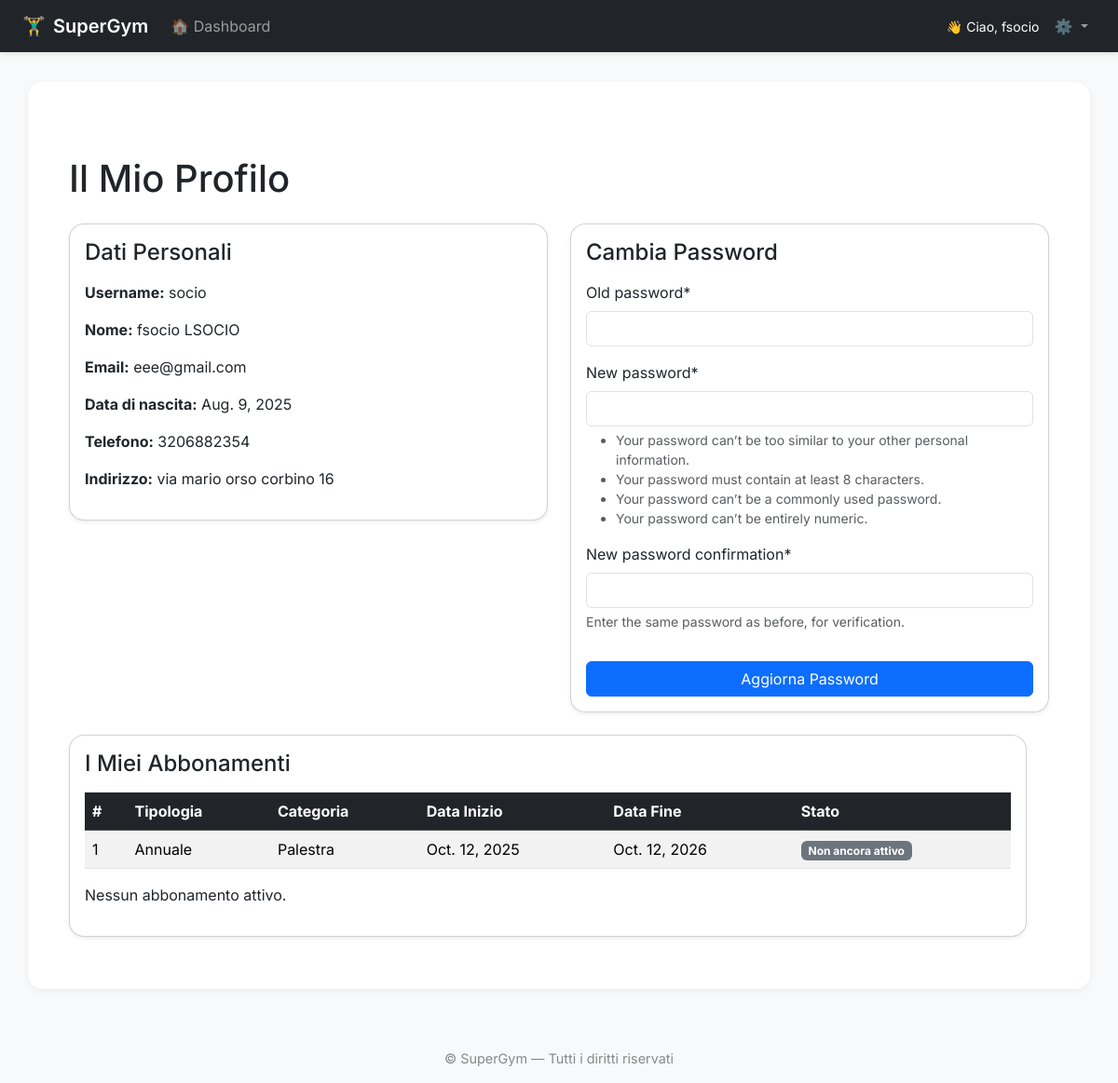
Page /members/profile/ (signed in) on the earlier database version.
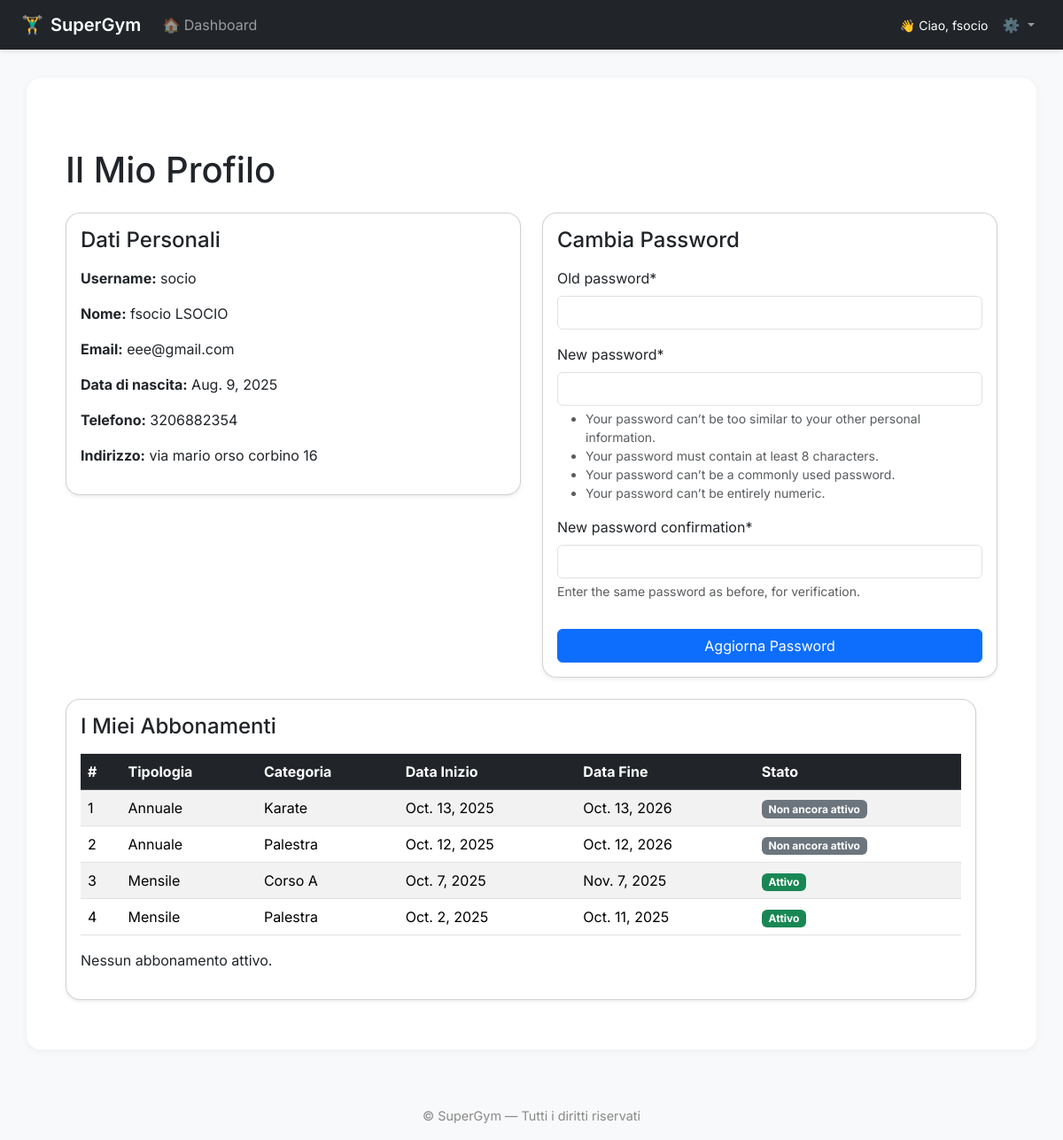
Same page on the later database version.
### members/models.py (models this page shows, shortened)
class Subscription(models.Model):
    class SubscriptionType(models.TextChoices):
        MONTHLY = 'MONTHLY', _('Mensile')
        SEMESTRAL = 'SEMESTRAL', _('Semestrale')
        ANNUAL = 'ANNUAL', _('Annuale')
    class Category(models.TextChoices):
        GYM = 'GYM', _('Palestra')
        COURSE_A = 'COURSE_A', _('Corso A')
        KARATE = 'KARATE', _('Karate')
    member = models.ForeignKey(
        Member,
        on_delete=models.CASCADE,
        related_name="subscriptions",
        verbose_name=_("Socio")
    )
    subscription_type = models.CharField(
        max_length=20,
        choices=SubscriptionType.choices,
        verbose_name=_("Tipologia abbonamento")
    )
    category = models.CharField(
        max_length=20,
        choices=Category.choices,
        verbose_name=_("Categoria")
    )
    start_date = models.DateField(verbose_name=_("Data inizio"))
    end_date = models.DateField(verbose_name=_("Data fine"), null=True, blank=True)
    class Meta:
        verbose_name = _("Abbonamento")
        verbose_name_plural = _("Abbonamenti")
        ordering = ['-end_date']
    def __str__(self):
        return f"{self.get_subscription_type_display()} - {self.get_category_display()} per {self.member}"

### members/views.py (the view)
# urls.py: path("profile/", views.profile, name="profile"),
@login_required
def profile(request):
    user = request.user
    messages = []
    if request.method == 'POST':
        password_form = PasswordChangeForm(user, request.POST)
        if password_form.is_valid():
            password_form.save()
            messages.append({'tags': 'success', 'message': 'Password aggiornata con successo.'})
        else:
            messages.append({'tags': 'danger', 'message': 'Errore nell\'aggiornamento della password.'})
    else:
        password_form = PasswordChangeForm(user)
    today = timezone.now().date()
    subscriptions = Subscription.objects.filter(member_id=user).order_by('-start_date')
    subscriptions_list = []
    for sub in subscriptions:
        if sub.start_date > today:
            status = "Non ancora attivo"
        elif sub.end_date and sub.end_date < today:
            status = "Scaduto"
        else:
            status = "Attivo"
        subscriptions_list.append({
            'subscription': sub,
            'status': status
        })
    context = {
        'user': user,
        'password_form': password_form,
        'messages': messages,
        'subscriptions_list': subscriptions_list,
    }
    print(subscriptions_list)
    return render(request, "members/profile.html", context )

### members/models.py (called while the page is built)
    def __str__(self):
        if self.first_name and self.last_name:
            return f"{self.first_name} {self.last_name}"
        return self.username

### members/templates/members/profile.html (shortened to what this page needs)
{% extends "base.html" %}
{% load crispy_forms_tags %}
{% block content %}
<div class="container mt-5">
    <h1 class="mb-4">Il Mio Profilo</h1>
    <div class="row">
        <div class="col-md-6 col-sm-12 mb-4">
            <div class="card shadow-sm">
                <div class="card-body">
                    <h4 class="mb-3">Dati Personali</h4>
                    <p><strong>Username:</strong> {{ user.username }}</p>
                    <p><strong>Nome:</strong> {{ user.first_name }} {{ user.last_name }}</p>
                    <p><strong>Email:</strong> {{ user.email }}</p>
                    <p><strong>Data di nascita:</strong> {{ user.date_of_birth|default:"-" }}</p>
                    <p><strong>Telefono:</strong> {{ user.phone_number|default:"-" }}</p>
                    <p><strong>Indirizzo:</strong> {{ user.address|default:"-" }}</p>
                </div>
            </div>
        </div>
        <div class="col-md-6 col-sm-12 mb-4">
            <div class="card shadow-sm">
                <div class="card-body">
                    <h4 class="mb-3">Cambia Password</h4>
                    <form method="post">
                        {{ password_form|crispy }}
                        <button type="submit" class="btn btn-primary w-100 mt-3">
                            Aggiorna Password
                        </button>
                    </form>
                </div>
            </div>
        </div>
        <div class="row">
            <div class="col-12 mb-4">
                <div class="card shadow-sm">
                    <div class="card-body">
                        <h4 class="mb-3">I Miei Abbonamenti</h4>
                        <div class="table-responsive">
                            <table class="table table-striped align-middle">
                                <thead class="table-dark">
                                    <tr>
                                        <th>#</th>
                                        <th>Tipologia</th>
                                        <th>Categoria</th>
                                        <th>Data Inizio</th>
                                        <th>Data Fine</th>
                                        <th>Stato</th>
                                    </tr>
                                </thead>
                                <tbody>
                                    {% for item in subscriptions_list %}
                                        <tr>
                                            <td>{{ forloop.counter }}</td>
                                            <td>{{ item.subscription.get_subscription_type_display }}</td>
                                            <td>{{ item.subscription.get_category_display }}</td>
                                            <td>{{ item.subscription.start_date }}</td>
                                            <td>{{ item.subscription.end_date }}</td>
                                            <td>
                                                {% if item.status == "Attivo" %}
                                                    <span class="badge bg-success">{{ item.status }}</span>
                                                {% elif item.status == "Scaduto" %}
                                                    <span class="badge bg-danger">{{ item.status }}</span>
                                                {% else %}
                                                    <span class="badge bg-secondary">{{ item.status }}</span>
                                                {% endif %}
                                            </td>
                                        </tr>
                                    {% endfor %}
                                </tbody>
                            </table>
                        </div>
                            <p>Nessun abbonamento attivo.</p>
                    </div>
                </div>
            </div>
        </div>
    </div>
</div>
{% endblock %}

Differences in the rows shown:
added Subscription: subscription.subscription_type "Annuale", subscription.category "Karate", subscription.start_date "Oct. 13, 2025", subscription.end_date "Oct. 13, 2026", status "Non ancora attivo"
added Subscription: subscription.subscription_type "Mensile", subscription.category "Corso A", subscription.start_date "Oct. 7, 2025", subscription.end_date "Nov. 7, 2025", status "Attivo"
added Subscription: subscription.subscription_type "Mensile", subscription.category "Palestra", subscription.start_date "Oct. 2, 2025", subscription.end_date "Oct. 11, 2025", status "Attivo"
